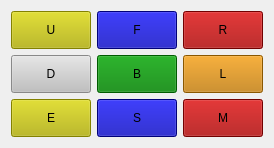
  <widget class="QWidget" name="gridLayoutWidget_5">
   <property name="geometry">
    <rect>
     <x>1060</x>
     <y>690</y>
     <width>151</width>
     <height>104</height>
    </rect>
   </property>
   <layout class="QGridLayout" name="Choose_rotation">
    <item row="0" column="0">
     <widget class="QPushButton" name="U">
      <property name="mouseTracking">
       <bool>false</bool>
      </property>
      <property name="styleSheet">
       <string notr="true">QPushButton{
  background-color: rgb(183, 180, 0);
  width: 45px;
  height: 30px;
}

QPushButton:hover {
  background-color: gray;
}

QPushButton:pressed {
  background-color: yellow;
}</string>
      </property>
      <property name="text">
       <string>U</string>
      </property>
     </widget>
    </item>
    <item row="1" column="1">
     <widget class="QPushButton" name="B">
      <property name="styleSheet">
       <string notr="true">QPushButton{
  background-color: green;
  width: 45px;
  height: 30px;
}

QPushButton:hover {
  background-color: silver;
}

QPushButton:pressed {
  background-color: rgb(0, 160, 0);
}</string>
      </property>
      <property name="text">
       <string>B</string>
      </property>
     </widget>
    </item>
    <item row="1" column="0">
     <widget class="QPushButton" name="D">
      <property name="styleSheet">
       <string notr="true">QPushButton{
  background-color: silver;
  width: 45px;
  height: 30px;
}

QPushButton:hover {
  background-color: gray;

}

QPushButton:pressed {
  background-color: white;
}</string>
      </property>
      <property name="text">
       <string>D</string>
      </property>
     </widget>
    </item>
    <item row="2" column="1">
     <widget class="QPushButton" name="S">
      <property name="styleSheet">
       <string notr="true">QPushButton{
  background-color: rgb(0, 0, 170);
  width: 45px;
  height: 30px;
}

QPushButton:hover {
  background-color: gray;
}

QPushButton:pressed {
  background-color: blue;
}</string>
      </property>
      <property name="text">
       <string>S</string>
      </property>
     </widget>
    </item>
    <item row="0" column="1">
     <widget class="QPushButton" name="F">
      <property name="styleSheet">
       <string notr="true">QPushButton{
  background-color: rgb(0, 0, 170);
  width: 45px;
  height: 30px;
}

QPushButton:hover {
  background-color: gray;
}

QPushButton:pressed {
  background-color: blue;
}</string>
      </property>
      <property name="text">
       <string>F</string>
      </property>
     </widget>
    </item>
    <item row="2" column="0">
     <widget class="QPushButton" name="E">
      <property name="styleSheet">
       <string notr="true">QPushButton{
  background-color: rgb(183, 180, 0);
  width: 45px;
  height: 30px;
}

QPushButton:hover {
  background-color: gray;
}

QPushButton:pressed {
  background-color: yellow;
}</string>
      </property>
      <property name="text">
       <string>E</string>
      </property>
     </widget>
    </item>
    <item row="0" column="2">
     <widget class="QPushButton" name="R">
      <property name="enabled">
       <bool>true</bool>
      </property>
      <property name="styleSheet">
       <string notr="true">QPushButton{
  background-color: rgb(160, 0, 0);
  width: 45px;
  height: 30px;
}

QPushButton:hover {
  background-color: silver;
}

QPushButton:pressed {
  background-color: red;
}</string>
      </property>
      <property name="text">
       <string>R</string>
      </property>
     </widget>
    </item>
    <item row="1" column="2">
     <widget class="QPushButton" name="L">
      <property name="styleSheet">
       <string notr="true">QPushButton{
  background-color: rgb(193, 122, 0);
  width: 45px;
  height: 30px;
}

QPushButton:hover {
  background-color: silver;
}

QPushButton:pressed {
  background-color: orange;
}</string>
      </property>
      <property name="text">
       <string>L</string>
      </property>
     </widget>
    </item>
    <item row="2" column="2">
     <widget class="QPushButton" name="M">
      <property name="styleSheet">
       <string notr="true">QPushButton{
  background-color: rgb(160, 0, 0);
  width: 45px;
  height: 30px;
}

QPushButton:hover {
  background-color: silver;
}

QPushButton:pressed {
  background-color: red;
}</string>
      </property>
      <property name="text">
       <string>M</string>
      </property>
     </widget>
    </item>
   </layout>
  </widget>
